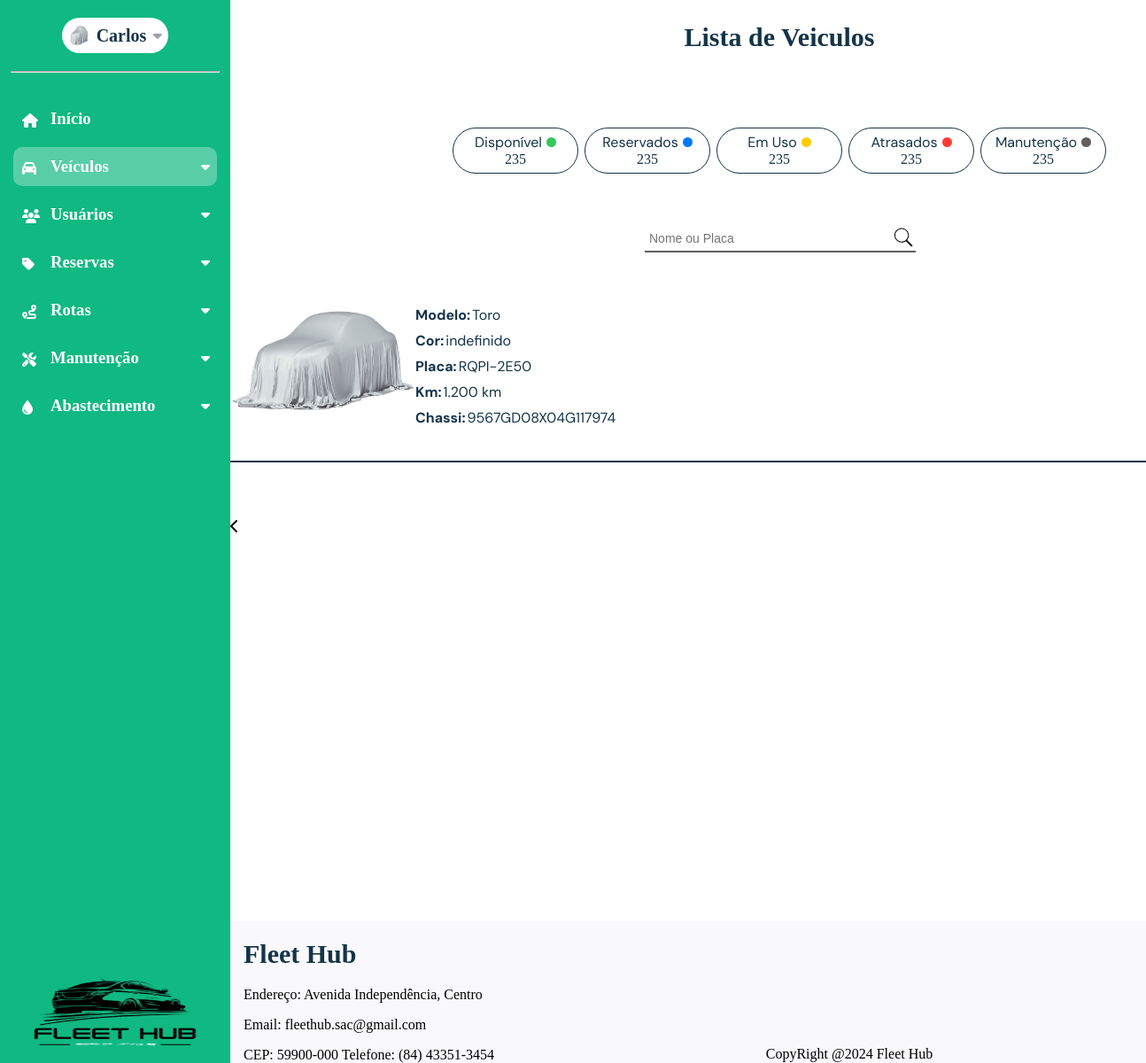
Screenshot of /listagem-veiculos (signed in) with the database file from the repository.
### dashboard/models.py (models this page shows, shortened)
class CustomUser(AbstractUser):
    nome = models.CharField(max_length=50)
    email = models.EmailField(max_length=254, unique=True)
    cpf = models.CharField(max_length=11, unique=True)
    telefone = models.CharField(max_length=15)
    rua = models.CharField(max_length=35)
    bairro = models.CharField(max_length=35)
    cidade = models.CharField(max_length=35)
    cep = models.CharField(max_length=15)
    imagem = models.ImageField(
        upload_to="imagens/usuario",
        height_field=None,
        width_field=None,
        max_length=None,
        default="carro-escondido.jpg",
    )
    estado = models.ForeignKey(Estado, on_delete=models.CASCADE, null=True, blank=True)
    tipo_usuario = models.ForeignKey(TipoUsuario, on_delete=models.CASCADE, null=True, blank=True)
    status_usuario = models.ForeignKey(StatusUsuario, on_delete=models.CASCADE, null=True, blank=True)
    groups = models.ManyToManyField(
        "auth.Group",
        related_name="customuser_set",
        blank=True
    )
    user_permissions = models.ManyToManyField(
        "auth.Permission",
        related_name="customuser_permissions_set",
        blank=True
    )

class Veiculo(models.Model):
    modelo = models.CharField(max_length=50)
    marca = models.CharField(max_length=100)
    valor_compra = models.CharField(max_length=25)
    ano = models.IntegerField()
    km = models.CharField(max_length=20)
    motor = models.CharField(max_length=10)
    placa = models.CharField(max_length=20)
    chassi = models.CharField(max_length=20)
    cor = models.CharField(max_length=50, default="indefinido")
    imagem = models.ImageField(
        upload_to="imagens/veiculos",
        height_field=None,
        width_field=None,
        max_length=None,
        default="media/carro-escondido.jpg",
    )
    status = models.ForeignKey(
    Status_Veiculo,
    on_delete=models.SET_NULL,
    null=True,
    blank=True,
    related_name="veiculos_status"
)
    data_cadastro = models.DateField(auto_now_add=True)
    data_alteracao = models.DateField(auto_now=True)
    usuario_cadastro = models.ForeignKey(
        CustomUser,
        on_delete=models.SET_NULL,
        null=True,
        blank=True,
        related_name="veiculos_cadastrados",
    )
    usuario_alteracao = models.ForeignKey(
        CustomUser,
        on_delete=models.SET_NULL,
        null=True,
        blank=True,
        related_name="veiculos_alterados",
    )

### dashboard/views.py (the view)
# urls.py: path('listagem-veiculos',views.listagem_veiculos,name='listagem_veiculos'),
@login_required
def listagem_veiculos(request):
    query = request.GET.get('query')
    veiculos = Veiculo.objects.all()
    if query:
        veiculos = veiculos.filter(
            modelo__icontains=query
        ) | veiculos.filter(
            placa__icontains=query
        )
    return render(request, 'dashboard/listagem_veiculos.html',{'veiculos':veiculos})

### dashboard/templates/dashboard/listagem_veiculos.html (shortened to what this page needs)
{% extends 'base.html' %}
{% load static %}
{% block page_name %}Listagem_Veiculos{% endblock page_name %}
{% block estilos %}
<link rel="stylesheet" href="{% static 'css/listagem_veiculos.css' %}">
<link href="https://cdnjs.cloudflare.com/ajax/libs/font-awesome/6.0.0-beta3/css/all.min.css" rel="stylesheet">
{% endblock estilos %}
{% block content %}
<section id="content-listagem">
    <h1>Lista de Veiculos</h1>
    <div id="filtros">
        <div id="estrutura-filtros">
            <div id="descricao-filtros">
                <p>Disponível</p>
                <div id="bolinha-filtro" style="background-color: #34C759;">
                </div>
            </div>
            <div id="quantidade-filtro">
                <p>235</p>
            </div>
        </div>
        <div id="estrutura-filtros">
            <div id="descricao-filtros">
                <p>Reservados</p>
                <div id="bolinha-filtro" style="background-color: #007AFF;">
                </div>
            </div>
            <div id="quantidade-filtro">
                <p>235</p>
            </div>
        </div>
        <div id="estrutura-filtros">
            <div id="descricao-filtros">
                <p>Em Uso</p>
                <div id="bolinha-filtro" style="background-color: #FFCC00;">
                </div>
            </div>
            <div id="quantidade-filtro">
                <p>235</p>
            </div>
        </div>
        <div id="estrutura-filtros">
            <div id="descricao-filtros">
                <p>Atrasados</p>
                <div id="bolinha-filtro" style="background-color: #FF3B30;">
                </div>
            </div>
            <div id="quantidade-filtro">
                <p>235</p>
            </div>
        </div>
        <div id="estrutura-filtros">
            <div id="descricao-filtros">
                <p>Manutenção</p>
                <div id="bolinha-filtro" style="background-color: #625E5E;">
                </div>
            </div>
            <div id="quantidade-filtro">
                <p>235</p>
            </div>
        </div>
    </div>
    <div id="search-box">
        <form action="" method="GET">
                <div id="descr-search">
                    <input type="text" id="search-input" name="query" placeholder="Nome ou Placa" style="border: none; outline: none; padding: 5px; font-size: 14px; flex: 1;">
                    <button type="submit" style="background: none; border: none; cursor: pointer; padding: 0;">
                    </button>
                </div>
            <div id="linha-search"></div>
        </form>
    </div>
    <div id="lista-veiculos">
        {% for veiculo in veiculos %}
            <div id="linha-veiculo">
                <div id="img-veiculo">
                    <img id="teste" src="{{veiculo.imagem.url}}" alt="">
                    <div id="elementos-veiculo">
                        <div id="elementos-filhos">
                            <p id="titulo">Modelo:</p>
                            <p id="resultado">{{veiculo.modelo}}</p>
                        </div>
                        <div id="elementos-filhos">
                            <p id="titulo">Cor:</p>
                            <p id="resultado">{{veiculo.cor}}</p>
                        </div>
                        <div id="elementos-filhos">
                            <p id="titulo">Placa:</p>
                            <p id="resultado">{{veiculo.placa}}</p>
                        </div>
                        <div id="elementos-filhos">
                            <p id="titulo">Km:</p>
                            <p id="resultado">{{veiculo.km}}</p>
                        </div>
                        <div id="elementos-filhos">
                            <p id="titulo">Chassi:</p>
                            <p id="resultado">{{veiculo.chassi}}</p>
                        </div>
                    </div>
                </div>
        </div>
        <div id="linha"></div>
    {% endfor %}
    </div>
</section>
{% endblock %}

### global_templates/base.html (shortened to what this page needs)
{% load static %}
<!DOCTYPE html>
<html lang="en">
<head>
    <link rel="stylesheet" href="{% static 'css/global-style.css' %}">
    {% block estilos %}{% endblock %}
    <link rel="stylesheet" href="https://cdnjs.cloudflare.com/ajax/libs/font-awesome/6.6.0/css/all.min.css"
 />
</head>
<body id="{% block body_id %}default-page{% endblock %}" data-page="{% block page_name %}default{% endblock %}">
    <aside id="sidebar">
        <div id="user-menu-sidebar">
            <div id="user_menu">
                <img id="img_perfil" src="{{request.user.imagem.url}}" alt="" title="Imagem do Perfil">
                <h1 id="gestor_name">{{request.user.first_name}}</h1>
                <i id="user_icon" class="fa-solid fa-caret-down" style="color: #a1a1aa;"></i>
            </div>
            <hr>
            <div id="sidebar-expansive">
                <a href="{% url 'tela_dashboard' %}" class="element-icon"><i class="fa-solid fa-house icon"
                        title="Início"></i>
                    <h3 id="text-init">Início</h3>
                </a>
                {% if user.tipo_usuario.nome == 'ADMIN' and user.status_usuario.status == 'Ativo' %}
                    <a class="element-icon" id="id-veiculos"><i class="fa-solid fa-car icon" title="Veículos"></i>
                        <h3 class="text-menu-lateral" id="text-veicles">Veículos</h3>
                        <i id="icon_veiculos" class="fa-solid fa-caret-down"
                            style="color: rgb(255, 255, 255); display: block; transform: rotate(0deg);"></i>
                    </a>
                {% endif %}
                {% if user.tipo_usuario.nome == 'ADMIN' or user.tipo_usuario.nome == 'Cliente' and user.status_usuario.status == 'Ativo' %}
                    <a class="element-icon" id="id-usuarios">
                        <i class="fa-solid fa-users icon" title="Usuários"></i>
                        <h3 class="text-menu-lateral" id="text-users">Usuários</h3>
                        <i id="icon_usuarios" class="fa-solid fa-caret-down"
                            style="color: rgb(255, 255, 255); display: block; transform: rotate(0deg);">
                        </i>
                    </a>
                {% endif %}
                {% if user.tipo_usuario.nome == 'ADMIN' or user.tipo_usuario.nome == 'Cliente' and user.status_usuario.status == 'Ativo' %}
                    <a class="element-icon" id="id-reservas"><i class="fa-solid fa-tag icon" title="Reservas"></i>
                        <h3 class="text-menu-lateral" id="text-reservations">Reservas</h3>
                            <i id="icon_reservas" class="fa-solid fa-caret-down"
                            style="color: rgb(255, 255, 255); display: block; transform: rotate(0deg);"></i>
                    </a>
                {% endif %}
                {% if user.tipo_usuario.nome == 'ADMIN' and user.status_usuario.status == 'Ativo' %}
                    <a class="element-icon" id="id-rotas"><i class="fa-solid fa-route icon" title="Rotas"></i>
                        <h3 class="text-menu-lateral" id="text-routes">Rotas</h3>
                            <i id="icon_rotas" class="fa-solid fa-caret-down"
                            style="color: rgb(255, 255, 255); display: block; transform: rotate(0deg);"></i>
                    </a>
                {% endif %}
                {% if user.tipo_usuario.nome == 'ADMIN' and user.status_usuario.status == 'Ativo' %}
                    <a class="element-icon" id="id-manutencao">
                        <i class="fa-solid fa-screwdriver-wrench icon" title="Manutenção">
                        </i>
                        <h3 class="text-menu-lateral" id="text-maintenance">Manutenção</h3>
                            <i id="icon_manutencao" class="fa-solid fa-caret-down"
                            style="color: rgb(255, 255, 255); display: block; transform: rotate(0deg);"></i>
                    </a>
                {% endif %}
                {% if user.tipo_usuario.nome == 'ADMIN' and user.status_usuario.status == 'Ativo' %}
                    <a class="element-icon" id="id-abastecimento">
                        <i class="fa-solid fa-droplet icon"
                            title="Abastecimento">
                        </i>
                    <h3 class="text-menu-lateral" id="text-supply">Abastecimento</h3>
                        <i id="icon_abastecimento" class="fa-solid fa-caret-down"
                            style="color: rgb(255, 255, 255); display: block; transform: rotate(0deg);"></i>
                    </a>
                {% endif %}
            </div>
            <img src="{% static 'img/logo_fleethub.png' %}" alt="" style="width: 100%;">
        </div>
        <div id="div-img_sidebar-expansive"><i id="img_sidebar-expansive" class="fa-solid fa-chevron-left"></i></div>
    </aside>
    <div id="content-and-footer">
        <div id='container-block-content'>
            {% block content %}{% endblock content %}
        </div>
        <footer>
            <div class="footer-left" style="margin-left: 15px;">
                <h1>Fleet Hub</h1>
                <p>Endereço: Avenida Independência, Centro</p>
                <p>Email: fleethub.sac@gmail.com</p>
                <p style="margin-bottom: 0;">CEP: 59900-000 Telefone: (84) 43351-3454</p>
            </div>
            <div class="footer-center">
                <p style="margin-bottom: 0; margin-top: 0;">CopyRight @2024 Fleet Hub </p>
            </div>
        </footer>
    </div>
</body>
</html>

### global_static/css/global-style.css (style rules this page uses)
:root { --color-white:#ffffff; --color-green-menu: #10B981; --menu-modulos-color:rgba(255,255,255,0.3); }
body { background-color:var(--color-white); margin: 0; display: flex; height: 1400px; }
hr { background-color: white; width: 90%; height: 0.5px; margin: 20px auto; }
#sidebar { background-color: var(--color-green-menu); display: flex; width: 260px; position: relative; height: auto; }
#user_menu { display: flex; justify-content: space-evenly; align-items: center; width: 120px; height: 40px; border-radius: 50px; background-color: var(--color-white); margin-top: 20px; }
.text-menu-lateral { width: 150px; }
#user_icon { transition: 400ms; }
#gestor_name { font-size: 20px; }
#img_perfil { border-radius: 50%; width: 24px; height: 24px; }
.fa-caret-down { transition: 0.5s; }
#user-menu-sidebar { display: flex; flex-direction: column; align-items: center; }
#img_sidebar-expansive { width: 28px; height: 28px; }
#div-img_sidebar-expansive { width: 28px; height: auto; display: flex; align-items: center; }
#sidebar-expansive { background-color: var(--color-green-menu); width: 260px; height: 100% }
.element-icon { text-decoration: none; display: flex; align-items: center; gap: 20px; margin-left: 15px; margin-right: 15px; margin-top: 10px; width: 230px; height: 44px; border-radius: 10px; }
.icon { width: 12px; height: 12px; margin-left: 10px; color: var(--color-white); }
#sidebar-expansive h3 { color: var(--color-white); }
#content-and-footer { display: grid; grid-template-rows: 1fr auto; width: 100%; }
footer { width: 100%; height: auto; margin: 0; display: flex; flex-direction: row; justify-content: space-between; align-items: center; background-color: rgba(239,240,244,0.4); }
.footer-center { margin-top:140px; }

### dashboard/static/css/listagem_veiculos.css (style rules this page uses)
body { height: 1200px; }
section { padding: 0; }
form { margin: auto; }
h1 { color: #153448; font-size: 30px; font-weight: bold; }
#container-block-content { margin: 0 auto; }
#filtros { display: flex; flex-direction: row; justify-content: space-around; width: 745px; margin: auto; }
#estrutura-filtros { width: 140px; height: 50px; border: 1px #153448 solid; border-radius: 30px; display: flex; justify-content: center; flex-direction: column; align-items: center; }
#content-listagem { max-width: 1240px; display: flex; justify-content: center; flex-direction: column; row-gap: 60px; }
#content-listagem h1 { text-align: center; }
#descricao-filtros { display: flex; flex-direction: row; align-items: center; justify-content: center; column-gap: 5px; }
#descricao-filtros p { margin: 0; color: #153448; font-family: 'DM Sans', sans-serif; }
#bolinha-filtro { width: 11px; height: 11px; border-radius: 180px; }
#estrutura-filtros #quantidade-filtro { justify-content: center; }
#estrutura-filtros #quantidade-filtro p { margin: 0; color: #153448; }
#search-box { display: flex; flex-direction: column; max-width: 304px; margin: auto; }
#descr-search { display: flex; flex-direction: row; align-items: center; width: 304px; justify-content: space-between; }
#descr-search #search-input { color: #625E5E; font-size: 16x; }
#linha-search { width: 304px; border: #625E5E 0.1px solid; }
#lista-veiculos { display: flex; row-gap: 50px; flex-direction: column; overflow-y: scroll; overflow-x: hidden; width: 1240px; height: 100%; max-height: 600px; }
#linha-veiculo { width: 98%; display: flex; flex-direction: row; justify-content: space-between; }
#img-veiculo { display: flex; flex-direction: row; max-height: 125px; }
img { width: 209px; height: 125px; }
#elementos-veiculo { display: flex; flex-direction: column; max-height: 125px; }
#elementos-veiculo #elementos-filhos { display: flex; flex-direction: row; column-gap: 2px; }
#elementos-veiculo #elementos-filhos #titulo { margin-bottom: 8px; margin-top: 0px; color: #153448; font-size: 16px; font-weight: bold; font-family: 'Dm sans',sans-serif; }
#elementos-veiculo #elementos-filhos #resultado { margin-bottom: 8px; margin-top: 0px; font-size: 16px; color: #153448; font-family: 'Dm sans',sans-serif; }
#linha { border: #153448 0.5px solid; width: 98%; }

### rows the page displays
CustomUser: user.imagem (picture), user.first_name "Carlos"
Veiculo: imagem (picture), modelo "Toro", cor "indefinido", placa "RQPI-2E50", km "1.200 km", chassi "9567GD08X04G117974"
